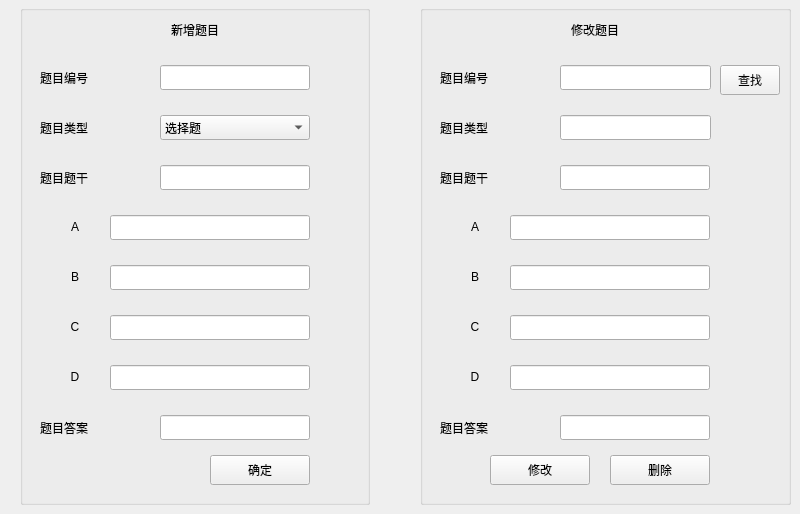
    <widget class="QWidget" name="stackedWidgetPage1">
     <widget class="QGroupBox" name="groupBox_2">
      <property name="geometry">
       <rect>
        <x>20</x>
        <y>5</y>
        <width>350</width>
        <height>500</height>
       </rect>
      </property>
      <property name="title">
       <string/>
      </property>
      <widget class="QLabel" name="label_8">
       <property name="geometry">
        <rect>
         <x>0</x>
         <y>10</y>
         <width>350</width>
         <height>30</height>
        </rect>
       </property>
       <property name="text">
        <string>&lt;html&gt;&lt;head/&gt;&lt;body&gt;&lt;p align=&quot;center&quot;&gt;新增题目&lt;/p&gt;&lt;/body&gt;&lt;/html&gt;</string>
       </property>
      </widget>
      <widget class="QLabel" name="label_9">
       <property name="geometry">
        <rect>
         <x>20</x>
         <y>60</y>
         <width>100</width>
         <height>25</height>
        </rect>
       </property>
       <property name="text">
        <string>题目编号</string>
       </property>
      </widget>
      <widget class="QLineEdit" name="newquestionidlineEdit">
       <property name="geometry">
        <rect>
         <x>140</x>
         <y>60</y>
         <width>150</width>
         <height>25</height>
        </rect>
       </property>
      </widget>
      <widget class="QLabel" name="label_10">
       <property name="geometry">
        <rect>
         <x>20</x>
         <y>110</y>
         <width>100</width>
         <height>25</height>
        </rect>
       </property>
       <property name="text">
        <string>题目类型</string>
       </property>
      </widget>
      <widget class="QComboBox" name="comboBox_2">
       <property name="geometry">
        <rect>
         <x>140</x>
         <y>110</y>
         <width>150</width>
         <height>25</height>
        </rect>
       </property>
       <item>
        <property name="text">
         <string>选择题</string>
        </property>
       </item>
       <item>
        <property name="text">
         <string>判断题</string>
        </property>
       </item>
       <item>
        <property name="text">
         <string>填空题</string>
        </property>
       </item>
       <item>
        <property name="text">
         <string>简答题</string>
        </property>
       </item>
      </widget>
      <widget class="QLabel" name="label_12">
       <property name="geometry">
        <rect>
         <x>30</x>
         <y>260</y>
         <width>50</width>
         <height>25</height>
        </rect>
       </property>
       <property name="text">
        <string>&lt;html&gt;&lt;head/&gt;&lt;body&gt;&lt;p align=&quot;center&quot;&gt;B&lt;/p&gt;&lt;/body&gt;&lt;/html&gt;</string>
       </property>
      </widget>
      <widget class="QLineEdit" name="lineEdit_B">
       <property name="geometry">
        <rect>
         <x>90</x>
         <y>260</y>
         <width>200</width>
         <height>25</height>
        </rect>
       </property>
      </widget>
      <widget class="QLineEdit" name="lineEdit_A">
       <property name="geometry">
        <rect>
         <x>90</x>
         <y>210</y>
         <width>200</width>
         <height>25</height>
        </rect>
       </property>
      </widget>
      <widget class="QLineEdit" name="lineEdit_D">
       <property name="geometry">
        <rect>
         <x>90</x>
         <y>360</y>
         <width>200</width>
         <height>25</height>
        </rect>
       </property>
      </widget>
      <widget class="QLabel" name="label_11">
       <property name="geometry">
        <rect>
         <x>30</x>
         <y>210</y>
         <width>50</width>
         <height>25</height>
        </rect>
       </property>
       <property name="text">
        <string>&lt;html&gt;&lt;head/&gt;&lt;body&gt;&lt;p align=&quot;center&quot;&gt;A&lt;/p&gt;&lt;/body&gt;&lt;/html&gt;</string>
       </property>
      </widget>
      <widget class="QLineEdit" name="lineEdit_C">
       <property name="geometry">
        <rect>
         <x>90</x>
         <y>310</y>
         <width>200</width>
         <height>25</height>
        </rect>
       </property>
      </widget>
      <widget class="QLabel" name="label_13">
       <property name="geometry">
        <rect>
         <x>30</x>
         <y>310</y>
         <width>50</width>
         <height>25</height>
        </rect>
       </property>
       <property name="text">
        <string>&lt;html&gt;&lt;head/&gt;&lt;body&gt;&lt;p align=&quot;center&quot;&gt;C&lt;/p&gt;&lt;/body&gt;&lt;/html&gt;</string>
       </property>
      </widget>
      <widget class="QLabel" name="label_14">
       <property name="geometry">
        <rect>
         <x>30</x>
         <y>360</y>
         <width>50</width>
         <height>25</height>
        </rect>
       </property>
       <property name="text">
        <string>&lt;html&gt;&lt;head/&gt;&lt;body&gt;&lt;p align=&quot;center&quot;&gt;D&lt;/p&gt;&lt;/body&gt;&lt;/html&gt;</string>
       </property>
      </widget>
      <widget class="QLineEdit" name="newquestionidlineEdit_2">
       <property name="geometry">
        <rect>
         <x>140</x>
         <y>160</y>
         <width>150</width>
         <height>25</height>
        </rect>
       </property>
      </widget>
      <widget class="QLabel" name="label_15">
       <property name="geometry">
        <rect>
         <x>20</x>
         <y>160</y>
         <width>100</width>
         <height>25</height>
        </rect>
       </property>
       <property name="text">
        <string>题目题干</string>
       </property>
      </widget>
      <widget class="QLabel" name="label_16">
       <property name="geometry">
        <rect>
         <x>20</x>
         <y>410</y>
         <width>100</width>
         <height>25</height>
        </rect>
       </property>
       <property name="text">
        <string>题目答案</string>
       </property>
      </widget>
      <widget class="QLineEdit" name="newanswerlineEdit_3">
       <property name="geometry">
        <rect>
         <x>140</x>
         <y>410</y>
         <width>150</width>
         <height>25</height>
        </rect>
       </property>
      </widget>
      <widget class="QPushButton" name="newpushButton">
       <property name="geometry">
        <rect>
         <x>190</x>
         <y>450</y>
         <width>100</width>
         <height>30</height>
        </rect>
       </property>
       <property name="text">
        <string>确定</string>
       </property>
      </widget>
     </widget>
     <widget class="QGroupBox" name="groupBox_3">
      <property name="geometry">
       <rect>
        <x>420</x>
        <y>5</y>
        <width>371</width>
        <height>500</height>
       </rect>
      </property>
      <property name="title">
       <string/>
      </property>
      <widget class="QLabel" name="label_24">
       <property name="geometry">
        <rect>
         <x>20</x>
         <y>60</y>
         <width>100</width>
         <height>25</height>
        </rect>
       </property>
       <property name="text">
        <string>题目编号</string>
       </property>
      </widget>
      <widget class="QLabel" name="label_22">
       <property name="geometry">
        <rect>
         <x>30</x>
         <y>260</y>
         <width>50</width>
         <height>25</height>
        </rect>
       </property>
       <property name="text">
        <string>&lt;html&gt;&lt;head/&gt;&lt;body&gt;&lt;p align=&quot;center&quot;&gt;B&lt;/p&gt;&lt;/body&gt;&lt;/html&gt;</string>
       </property>
      </widget>
      <widget class="QLabel" name="label_17">
       <property name="geometry">
        <rect>
         <x>20</x>
         <y>160</y>
         <width>100</width>
         <height>25</height>
        </rect>
       </property>
       <property name="text">
        <string>题目题干</string>
       </property>
      </widget>
      <widget class="QLabel" name="label_20">
       <property name="geometry">
        <rect>
         <x>20</x>
         <y>410</y>
         <width>100</width>
         <height>25</height>
        </rect>
       </property>
       <property name="text">
        <string>题目答案</string>
       </property>
      </widget>
      <widget class="QPushButton" name="deletepushButton">
       <property name="geometry">
        <rect>
         <x>190</x>
         <y>450</y>
         <width>100</width>
         <height>30</height>
        </rect>
       </property>
       <property name="text">
        <string>删除</string>
       </property>
      </widget>
      <widget class="QLineEdit" name="lineEdit_A_2">
       <property name="geometry">
        <rect>
         <x>90</x>
         <y>210</y>
         <width>200</width>
         <height>25</height>
        </rect>
       </property>
      </widget>
      <widget class="QLabel" name="label_18">
       <property name="geometry">
        <rect>
         <x>30</x>
         <y>360</y>
         <width>50</width>
         <height>25</height>
        </rect>
       </property>
       <property name="text">
        <string>&lt;html&gt;&lt;head/&gt;&lt;body&gt;&lt;p align=&quot;center&quot;&gt;D&lt;/p&gt;&lt;/body&gt;&lt;/html&gt;</string>
       </property>
      </widget>
      <widget class="QLabel" name="label_21">
       <property name="geometry">
        <rect>
         <x>20</x>
         <y>110</y>
         <width>100</width>
         <height>25</height>
        </rect>
       </property>
       <property name="text">
        <string>题目类型</string>
       </property>
      </widget>
      <widget class="QLineEdit" name="questionidlineEdit">
       <property name="geometry">
        <rect>
         <x>140</x>
         <y>160</y>
         <width>150</width>
         <height>25</height>
        </rect>
       </property>
      </widget>
      <widget class="QLineEdit" name="questionidlineEdit_2">
       <property name="geometry">
        <rect>
         <x>140</x>
         <y>60</y>
         <width>151</width>
         <height>25</height>
        </rect>
       </property>
      </widget>
      <widget class="QLabel" name="label_23">
       <property name="geometry">
        <rect>
         <x>30</x>
         <y>310</y>
         <width>50</width>
         <height>25</height>
        </rect>
       </property>
       <property name="text">
        <string>&lt;html&gt;&lt;head/&gt;&lt;body&gt;&lt;p align=&quot;center&quot;&gt;C&lt;/p&gt;&lt;/body&gt;&lt;/html&gt;</string>
       </property>
      </widget>
      <widget class="QLineEdit" name="lineEdit_D_2">
       <property name="geometry">
        <rect>
         <x>90</x>
         <y>360</y>
         <width>200</width>
         <height>25</height>
        </rect>
       </property>
      </widget>
      <widget class="QLineEdit" name="lineEdit_B_2">
       <property name="geometry">
        <rect>
         <x>90</x>
         <y>260</y>
         <width>200</width>
         <height>25</height>
        </rect>
       </property>
      </widget>
      <widget class="QLabel" name="label_19">
       <property name="geometry">
        <rect>
         <x>0</x>
         <y>10</y>
         <width>350</width>
         <height>30</height>
        </rect>
       </property>
       <property name="text">
        <string>&lt;html&gt;&lt;head/&gt;&lt;body&gt;&lt;p align=&quot;center&quot;&gt;修改题目&lt;/p&gt;&lt;/body&gt;&lt;/html&gt;</string>
       </property>
      </widget>
      <widget class="QLineEdit" name="answerlineEdit">
       <property name="geometry">
        <rect>
         <x>140</x>
         <y>410</y>
         <width>150</width>
         <height>25</height>
        </rect>
       </property>
      </widget>
      <widget class="QLineEdit" name="lineEdit_C_2">
       <property name="geometry">
        <rect>
         <x>90</x>
         <y>310</y>
         <width>200</width>
         <height>25</height>
        </rect>
       </property>
      </widget>
      <widget class="QLabel" name="label_25">
       <property name="geometry">
        <rect>
         <x>30</x>
         <y>210</y>
         <width>50</width>
         <height>25</height>
        </rect>
       </property>
       <property name="text">
        <string>&lt;html&gt;&lt;head/&gt;&lt;body&gt;&lt;p align=&quot;center&quot;&gt;A&lt;/p&gt;&lt;/body&gt;&lt;/html&gt;</string>
       </property>
      </widget>
      <widget class="QPushButton" name="selectpushButton">
       <property name="geometry">
        <rect>
         <x>300</x>
         <y>60</y>
         <width>60</width>
         <height>30</height>
        </rect>
       </property>
       <property name="text">
        <string>查找</string>
       </property>
      </widget>
      <widget class="QLineEdit" name="questiontypelineEdit">
       <property name="geometry">
        <rect>
         <x>140</x>
         <y>110</y>
         <width>151</width>
         <height>25</height>
        </rect>
       </property>
      </widget>
      <widget class="QPushButton" name="updatepushButton">
       <property name="geometry">
        <rect>
         <x>70</x>
         <y>450</y>
         <width>100</width>
         <height>30</height>
        </rect>
       </property>
       <property name="text">
        <string>修改</string>
       </property>
      </widget>
     </widget>
    </widget>
